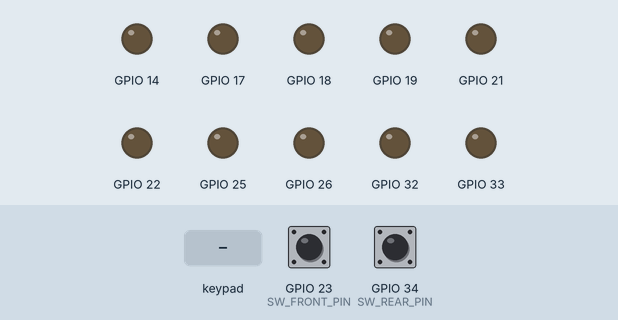
The program below on a simulated ESP32. Parts: output pins drawn as LEDs (lit = HIGH). Inputs (shaded band) come from the test bench; at power-on: GPIO 23 (SW_FRONT_PIN) LOW, GPIO 34 (SW_REAR_PIN) LOW. Nothing arrives over Bluetooth unless stated; what the program prints to the serial monitor is not drawn.

Above: at 1.2 s.
1.3 s: key 'L' pressed
At 1.51 s:
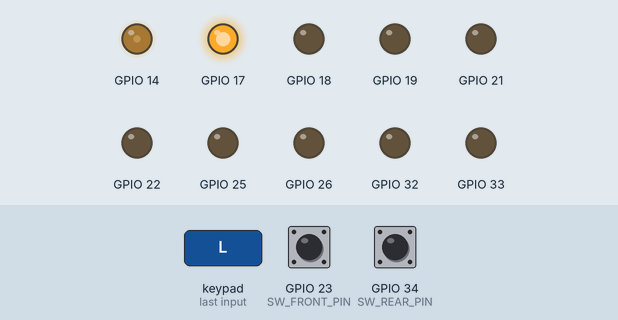
3.2 s: key 'R' pressed
At 3.41 s:
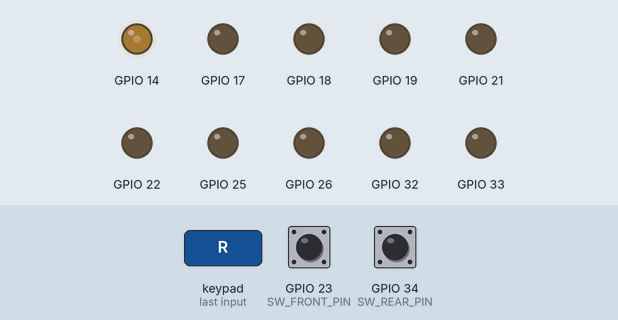
Timing chart, 0 to 6.2 s (numbered marks = the images above; inputs shaded):
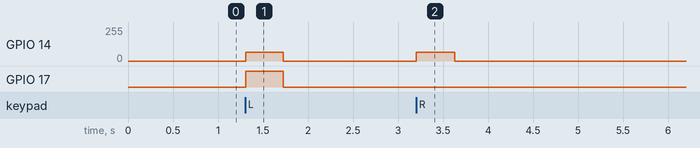

Measured:
- after the input at 1.3 s, GPIO 14: 0/255 → 64/255 at once, → 0/255 0.42 s later; GPIO 17: LOW → HIGH at once, → LOW 0.42 s later
- after the input at 3.2 s, GPIO 14: 0/255 → 64/255 at once, → 0/255 0.43 s later

The program:

main.cpp
```cpp
#include <Arduino.h>
#include <Motor.h>
#include <PS4Controller.h>

/* JOYSTICK */
const int DEAD_ZONE = 30;

// pwm dir channel
Motor motor1(32, 22, 1);
Motor motor2(33, 21, 2);
Motor motor3(25, 19, 3);
Motor motor4(26, 18, 4);
Motor motor5(14, 17, 5);

/*switch*/
const int SW_FRONT_PIN = 23;
const int SW_REAR_PIN = 34;

void setup() {
  Serial.begin(115200);

  uint8_t bt_mac[6];
  esp_read_mac(bt_mac, ESP_MAC_BT);
  Serial.printf("Bluetooth Mac Address => %02X:%02X:%02X:%02X:%02X:%02X\r\n",
                bt_mac[0], bt_mac[1], bt_mac[2], bt_mac[3], bt_mac[4],
                bt_mac[5]);

  PS4.begin("08:D1:F9:37:41:F2");
  Serial.printf("ready.\n");

  pinMode(SW_FRONT_PIN, INPUT_PULLDOWN);
  pinMode(SW_REAR_PIN, INPUT_PULLDOWN);
}

void loop() {

  bool isOnFrontSwitch = digitalRead(SW_FRONT_PIN);
  bool isOnRearSwitch = digitalRead(SW_REAR_PIN);

  if (!PS4.isConnected()) {
    Serial.printf("PS4 controller disconnected.\n");
    motor1.run(0, 0);
    motor2.run(0, 0);
    motor3.run(0, 0);
    motor4.run(0, 0);
    motor5.run(0, 0);
    return;
  }

  if (DEAD_ZONE <= abs(PS4.RStickY())) {
    int pwr = abs(PS4.RStickY());
    bool dir = PS4.RStickY() > 0 ? 0 : 1;
    motor1.run(pwr, dir); // 右モーター
  } else {
    motor1.run(0, 0);
  }
  if (DEAD_ZONE <= abs(PS4.LStickY())) {
    int pwr = abs(PS4.LStickY());
    bool dir = PS4.LStickY() > 0 ? 1 : 0;
    motor2.run(pwr, dir); // 左モーター
  } else {
    motor2.run(0, 0);
  }

  if (PS4.R2Value() > 15) {
    uint8_t motor34Speed = PS4.R2Value() / 2;
    motor3.run(motor34Speed, 0); // 正転
    motor4.run(motor34Speed, 1);
  } else if (PS4.L2Value() > 15) {
    uint8_t motor34Speed = PS4.L2Value() / 2;
    motor3.run(motor34Speed, 1); // 逆転
    motor4.run(motor34Speed, 0);
  } else {
    motor3.run(0, 0);
    motor4.run(0, 0);
  }

  if (PS4.Right() && !isOnFrontSwitch) {
    motor5.run(64, 0);
  } else if (PS4.Left() && !isOnRearSwitch) {
    motor5.run(64, 1);
  } else {
    motor5.run(0, 0);
  }

  if (PS4.PSButton()) {
    ESP.restart();
  }
}
```

Motor.cpp
```cpp
#include <Arduino.h>
#include <Motor.h>

/* MOTOR SETTINGS */
Motor::Motor(int pwm_pin, int dir_pin, int channel)
    : pwm_pin(pwm_pin), dir_pin(dir_pin), channel(channel), frequency(5000),
      resolution(8) {
  pinMode(pwm_pin, OUTPUT);
  pinMode(dir_pin, OUTPUT);
  ledcSetup(channel, frequency, resolution);
  ledcAttachPin(pwm_pin, channel);
}

/* MOVE MOTOR */
void Motor::run(int speed, bool direction) {
  Serial.printf("MOTOR's SPEED : %d  \n", speed);
  digitalWrite(dir_pin, direction);
  ledcWrite(channel, speed);
}
```

Motor.h
```cpp
#ifndef MOTOR_H
#define MOTOR_H

#include <Arduino.h>

class Motor{
    public:
     Motor(int pwm_pin, int dir_pin, int channel);
     void run(int axis, bool direction);

    private:
     int pwm_pin;
     int dir_pin;
     int channel;

     int frequency;
     int resolution;
};

#endif
```
